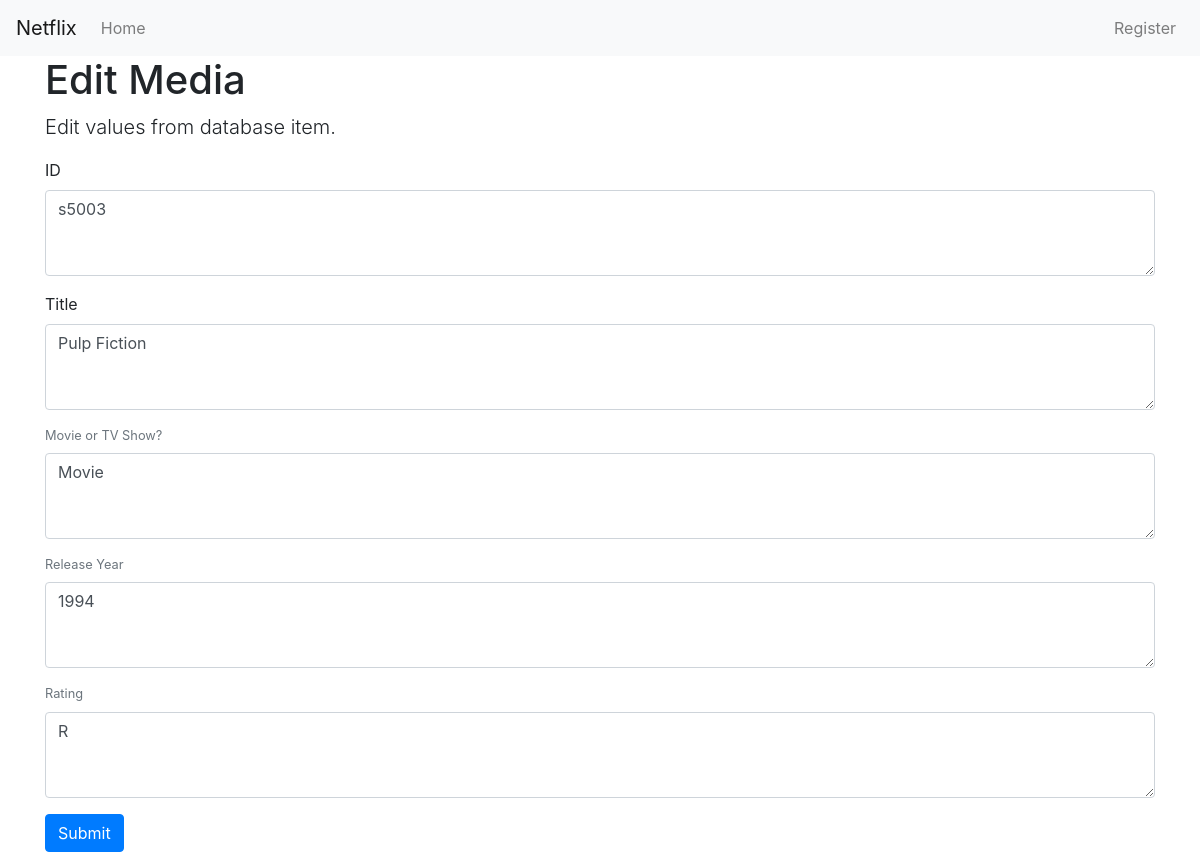
Page /edit/s5003 on the earlier database version.
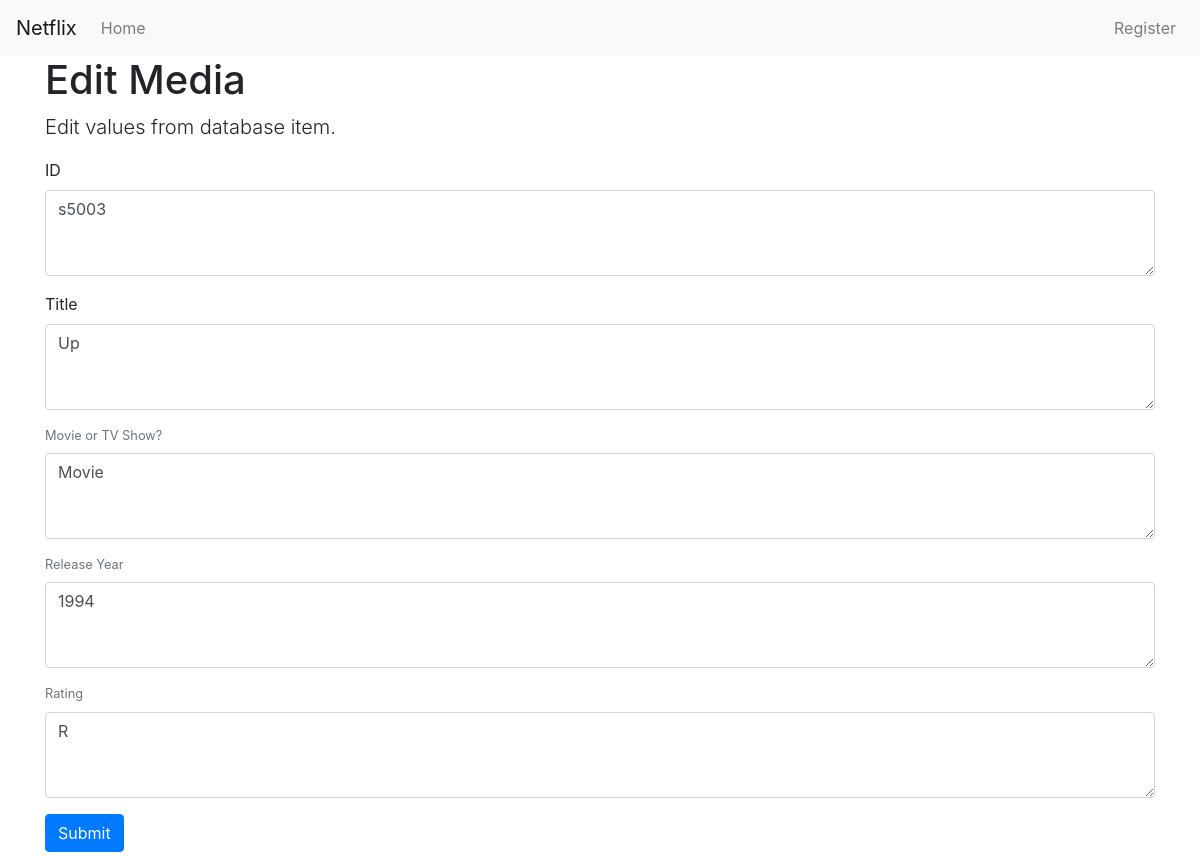
Same page on the later database version.
### tables this page shows
CREATE TABLE Media (
	id varchar (5),
	type varchar (7) NOT NULL,
	title varchar (1000) NOT NULL,
	release int(4),
	rating varchar (20),
	primary key (id));

### app.py (the view, shortened to what this page needs)
@app.route('/edit/<string:id>', methods=('GET', 'POST'))
def edit(id):
    Medias = get_Media(id)
    return render_template('edit.html', Medias=Medias)

### app.py (called while the page is built)
def connect_db():
    rv = sqlite3.connect(app.config['DATABASE'])
    rv.row_factory = sqlite3.Row
    return rv

def get_db():
    if not hasattr(g, 'sqlite_db'):
        g.sqlite_db = connect_db()
    return g.sqlite_db

def get_Media(id):
    db = get_db()
    Medias = db.execute(
        'SELECT id, title, type, release, rating'
        ' FROM Media'
        ' WHERE id = ?',
        (id,)
    ).fetchone()
    if Medias is None:
        abort(404, "Movie id {0} doesn't exist.".format(id))
    return Medias

### templates/edit.html
{% extends 'base.html' %}
{% block header %}
<div class="container">
    <h1>{% block title %}Edit Media{% endblock %}</h1>
</div>
{% endblock %}
{% block content %}
<div class="container">
    <p class="lead">Edit values from database item.</p>
</div>
<div class="container">
    <form method="post">
        <div class="form-group">
            <label for="id">ID</label>
			<textarea class="form-control" id="exampleFormControlTextarea1" rows="3" name="id">{{ Medias['id'] }}</textarea>
        </div>
        <div class="form-group">
            <label for="title">Title</label>
            <textarea class="form-control" id="exampleFormControlTextarea1" rows="3" name="title">{{ Medias['title'] }}</textarea>
            <small id="titleHelp" class="form-text text-muted">
        </div>
        <div class="form-group">
            <label for="type">Movie or TV Show?</label>
            <textarea class="form-control" id="exampleFormControlTextarea1" rows="3" name="type">{{ Medias['type'] }}</textarea>
        </div>
        <div class="form-group">
            <label for="release">Release Year</label>
            <textarea class="form-control" id="exampleFormControlTextarea1" rows="3" name="release">{{ Medias['release'] }}</textarea>
        </div>
        <div class="form-group">
            <label for="rating">Rating</label>
            <textarea class="form-control" id="exampleFormControlTextarea1" rows="3" name="rating">{{ Medias['rating'] }}</textarea>
        </div>
        <button type="submit" class="btn btn-primary">Submit</button>
    </form>
</div>
{% endblock %}

Differences in the rows shown:
changed Media "Movie": title "Pulp Fiction" → "Up"
